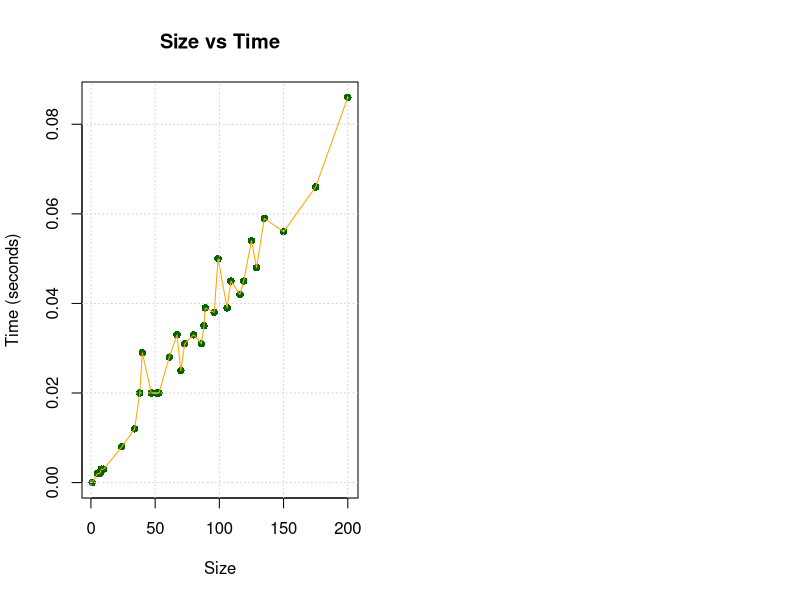

Source code (R): (Note: this script raises an error after producing the figure.)
sizes <- c(1, 1, 5, 7, 8, 10, 24, 34, 38, 40, 47, 51, 53, 61, 67, 70, 73, 80, 86, 88, 89, 96, 99, 106, 109, 116, 119, 125, 129, 135, 150, 175, 200)
times <- c(0, 0, 0.002, 0.002, 0.003, 0.003, 0.008, 0.012, 0.02, 0.029, 0.02, 0.02, 0.02, 0.028, 0.033, 0.025, 0.031, 0.033, 0.031, 0.035, 0.039, 0.038, 0.05, 0.039, 0.045, 0.042, 0.045, 0.054, 0.048, 0.059, 0.056, 0.066, 0.086)

par(mfrow = c(1, 2))

plot(sizes, times, main="Size vs Time", xlab="Size", ylab="Time (seconds)", pch=16, col="darkgreen")
lines(sizes, times, col="orange", type="l")
grid()

plot(x, y, main="n * log10(n)", xlab="x", ylab="y", type="l", col="blue", lwd=2)
grid()

par(mfrow = c(1, 1))
